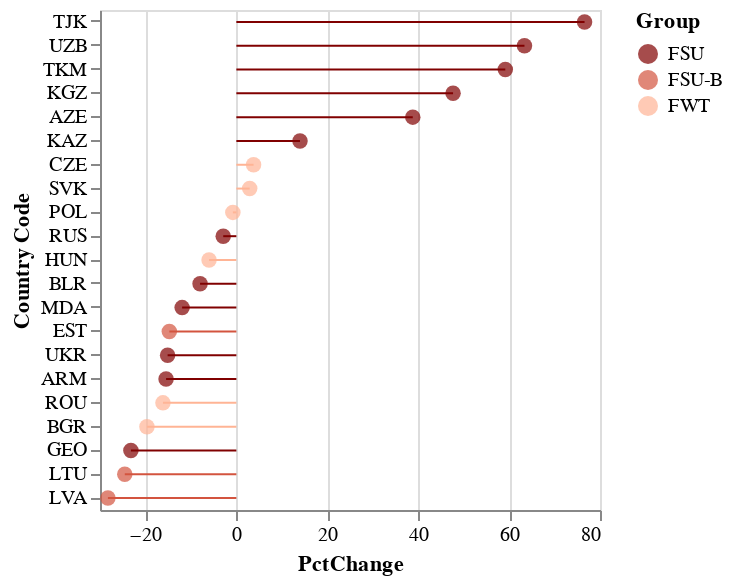

Notebook source saved alongside this figure:
### Markdown cell above
#### DEMOGRAPHICS - POPULATION % CHANGE 1991 - 2020

### Code cell
sort = alt.EncodingSortField('PctChange', op='min', order='descending')

pop_chg_bars = alt.Chart().mark_bar(size=1).encode(
    x=alt.X('PctChange'),
    y=alt.Y('Country Code', sort=sort),
    color=alt.Color('Group', scale=alt.Scale(domain=['FSU', 'FSU-B', 'FWT'], range=['#800000', '#D3543F', '#FFB495']))
)

pop_chg_circ = alt.Chart().mark_circle(size=60).encode(
    x=alt.X('PctChange'),
    y=alt.Y('Country Code', sort=sort),
    color=alt.Color('Group', scale=alt.Scale(domain=['FSU', 'FSU-B', 'FWT'], range=['#800000', '#D3543F', '#FFB495']))
)

alt.layer(
    pop_chg_bars,
    pop_chg_circ,
    data=df.loc[(df.Year==2020)&(~df.Group.isna())]
).properties(
    width=250,
    height=250
)

### Figure 1 — Vega-Lite specification as saved in the notebook (floating-point values rounded to 4 significant figures)
{"config": {"view": {"continuousWidth": 400, "continuousHeight": 300}}, "layer": [{"mark": {"type": "bar", "size": 1}, "encoding": {"color": {"field": "Group", "scale": {"domain": ["FSU", "FSU-B", "FWT"], "range": ["#800000", "#D3543F", "#FFB495"]}, "type": "nominal"}, "x": {"field": "PctChange", "type": "quantitative"}, "y": {"field": "Country Code", "sort": {"field": "PctChange", "op": "min", "order": "descending"}, "type": "nominal"}}}, {"mark": {"type": "circle", "size": 60}, "encoding": {"color": {"field": "Group", "scale": {"domain": ["FSU", "FSU-B", "FWT"], "range": ["#800000", "#D3543F", "#FFB495"]}, "type": "nominal"}, "x": {"field": "PctChange", "type": "quantitative"}, "y": {"field": "Country Code", "sort": {"field": "PctChange", "op": "min", "order": "descending"}, "type": "nominal"}}}], "data": {"name": "data-8b7689610802988680ed06616762380a"}, "height": 250, "width": 250, "$schema": "https://vega.github.io/schema/vega-lite/v4.17.0.json", "datasets": {"data-8b7689610802988680ed06616762380a": [{"Country Name": "Armenia", "Country Code": "ARM", "Indicator Code": "SP.POP.TOTL", "Group": "FSU", "Region": "South Caucasus", "Year": 2020, "Value": 2963000.0, "PctChange": -15.46, "Label": "Armenia ↓-15.46%"}, {"Country Name": "Azerbaijan", "Country Code": "AZE", "Indicator Code": "SP.POP.TOTL", "Group": "FSU", "Region": "South Caucasus", "Year": 2020, "Value": 10090000.0, "PctChange": 38.81, "Label": "Azerbaijan ↑+38.81%"}, {"Country Name": "Bulgaria", "Country Code": "BGR", "Indicator Code": "SP.POP.TOTL", "Group": "FWT", "Region": "Eastern Europe", "Year": 2020, "Value": 6934000.0, "PctChange": -19.67, "Label": "Bulgaria ↓-19.67%"}, {"Country Name": "Belarus", "Country Code": "BLR", "Indicator Code": "SP.POP.TOTL", "Group": "FSU", "Region": "Eastern Europe", "Year": 2020, "Value": 9380000.0, "PctChange": -7.986, "Label": "Belarus ↓-7.99%"}, {"Country Name": "Czech Republic", "Country Code": "CZE", "Indicator Code": "SP.POP.TOTL", "Group": "FWT", "Region": "Eastern Europe", "Year": 2020, "Value": 10700000.0, "PctChange": 3.786, "Label": "Czech Republic ↑+3.79%"}, {"Country Name": "Estonia", "Country Code": "EST", "Indicator Code": "SP.POP.TOTL", "Group": "FSU-B", "Region": "Baltic states", "Year": 2020, "Value": 1331000.0, "PctChange": -14.75, "Label": "Estonia ↓-14.75%"}, {"Country Name": "Georgia", "Country Code": "GEO", "Indicator Code": "SP.POP.TOTL", "Group": "FSU", "Region": "South Caucasus", "Year": 2020, "Value": 3714000.0, "PctChange": -23.2, "Label": "Georgia ↓-23.2%"}, {"Country Name": "Hungary", "Country Code": "HUN", "Indicator Code": "SP.POP.TOTL", "Group": "FWT", "Region": "Eastern Europe", "Year": 2020, "Value": 9750000.0, "PctChange": -6.012, "Label": "Hungary ↓-6.01%"}, {"Country Name": "Kazakhstan", "Country Code": "KAZ", "Indicator Code": "SP.POP.TOTL", "Group": "FSU", "Region": "Central Asia", "Year": 2020, "Value": 18750000.0, "PctChange": 14.0, "Label": "Kazakhstan ↑+14.0%"}, {"Country Name": "Kyrgyz Republic", "Country Code": "KGZ", "Indicator Code": "SP.POP.TOTL", "Group": "FSU", "Region": "Central Asia", "Year": 2020, "Value": 6592000.0, "PctChange": 47.67, "Label": "Kyrgyz Republic ↑+47.67%"}, {"Country Name": "Lithuania", "Country Code": "LTU", "Indicator Code": "SP.POP.TOTL", "Group": "FSU-B", "Region": "Baltic states", "Year": 2020, "Value": 2795000.0, "PctChange": -24.55, "Label": "Lithuania ↓-24.55%"}, {"Country Name": "Latvia", "Country Code": "LVA", "Indicator Code": "SP.POP.TOTL", "Group": "FSU-B", "Region": "Baltic states", "Year": 2020, "Value": 1902000.0, "PctChange": -28.26, "Label": "Latvia ↓-28.26%"}, {"Country Name": "Moldova", "Country Code": "MDA", "Indicator Code": "SP.POP.TOTL", "Group": "FSU", "Region": "Eastern Europe", "Year": 2020, "Value": 2620000.0, "PctChange": -11.93, "Label": "Moldova ↓-11.93%"}, {"Country Name": "Poland", "Country Code": "POL", "Indicator Code": "SP.POP.TOTL", "Group": "FWT", "Region": "Eastern Europe", "Year": 2020, "Value": 37950000.0, "PctChange": -0.7723, "Label": "Poland ↓-0.77%"}, {"Country Name": "Romania", "Country Code": "ROU", "Indicator Code": "SP.POP.TOTL", "Group": "FWT", "Region": "Eastern Europe", "Year": 2020, "Value": 19290000.0, "PctChange": -16.15, "Label": "Romania ↓-16.15%"}, {"Country Name": "Russian Federation", "Country Code": "RUS", "Indicator Code": "SP.POP.TOTL", "Group": "FSU", "Region": "Eastern Europe", "Year": 2020, "Value": 144100000.0, "PctChange": -2.891, "Label": "Russian Federation ↓-2.89%"}, {"Country Name": "Slovak Republic", "Country Code": "SVK", "Indicator Code": "SP.POP.TOTL", "Group": "FWT", "Region": "Eastern Europe", "Year": 2020, "Value": 5459000.0, "PctChange": 2.933, "Label": "Slovak Republic ↑+2.93%"}, {"Country Name": "Tajikistan", "Country Code": "TJK", "Indicator Code": "SP.POP.TOTL", "Group": "FSU", "Region": "Central Asia", "Year": 2020, "Value": 9538000.0, "PctChange": 76.6, "Label": "Tajikistan ↑+76.6%"}, {"Country Name": "Turkmenistan", "Country Code": "TKM", "Indicator Code": "SP.POP.TOTL", "Group": "FSU", "Region": "Central Asia", "Year": 2020, "Value": 6031000.0, "PctChange": 59.17, "Label": "Turkmenistan ↑+59.17%"}, {"Country Name": "Ukraine", "Country Code": "UKR", "Indicator Code": "SP.POP.TOTL", "Group": "FSU", "Region": "Eastern Europe", "Year": 2020, "Value": 44130000.0, "PctChange": -15.13, "Label": "Ukraine ↓-15.13%"}, {"Country Name": "Uzbekistan", "Country Code": "UZB", "Indicator Code": "SP.POP.TOTL", "Group": "FSU", "Region": "Central Asia", "Year": 2020, "Value": 34230000.0, "PctChange": 63.38, "Label": "Uzbekistan ↑+63.38%"}]}}
